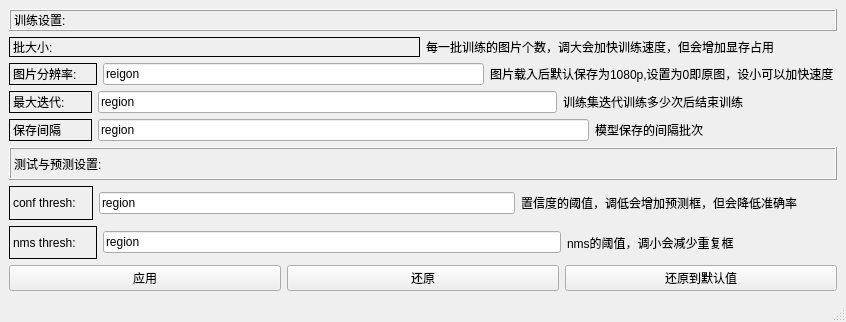
<?xml version="1.0" encoding="UTF-8"?>
<ui version="4.0">
 <class>SettingWindow</class>
 <widget class="QMainWindow" name="SettingWindow">
  <property name="geometry">
   <rect>
    <x>0</x>
    <y>0</y>
    <width>846</width>
    <height>322</height>
   </rect>
  </property>
  <property name="windowTitle">
   <string>设置</string>
  </property>
  <widget class="QWidget" name="centralwidget">
   <layout class="QGridLayout" name="gridLayout">
    <item row="1" column="0">
     <layout class="QVBoxLayout" name="test_setting">
      <item>
       <widget class="QLabel" name="label_16">
        <property name="frameShape">
         <enum>QFrame::Box</enum>
        </property>
        <property name="frameShadow">
         <enum>QFrame::Raised</enum>
        </property>
        <property name="text">
         <string>测试与预测设置:</string>
        </property>
       </widget>
      </item>
      <item>
       <layout class="QHBoxLayout" name="horizontalLayout_10"/>
      </item>
      <item>
       <layout class="QHBoxLayout" name="horizontalLayout_11">
        <item>
         <widget class="QLabel" name="label_19">
          <property name="frameShape">
           <enum>QFrame::Box</enum>
          </property>
          <property name="text">
           <string>conf thresh:    </string>
          </property>
         </widget>
        </item>
        <item>
         <widget class="QLineEdit" name="conf_thresh_edit">
          <property name="text">
           <string>region</string>
          </property>
         </widget>
        </item>
        <item>
         <widget class="QLabel" name="label_20">
          <property name="text">
           <string>置信度的阈值，调低会增加预测框，但会降低准确率            </string>
          </property>
         </widget>
        </item>
       </layout>
      </item>
      <item>
       <layout class="QHBoxLayout" name="horizontalLayout_12">
        <item>
         <widget class="QLabel" name="label_21">
          <property name="frameShape">
           <enum>QFrame::Box</enum>
          </property>
          <property name="text">
           <string>nms thresh:     </string>
          </property>
         </widget>
        </item>
        <item>
         <widget class="QLineEdit" name="nms_thresh_edit">
          <property name="text">
           <string>region</string>
          </property>
         </widget>
        </item>
        <item>
         <widget class="QLabel" name="label_22">
          <property name="text">
           <string>nms的阈值，调小会减少重复框                               </string>
          </property>
         </widget>
        </item>
       </layout>
      </item>
     </layout>
    </item>
    <item row="2" column="0">
     <layout class="QHBoxLayout" name="horizontalLayout">
      <item>
       <widget class="QPushButton" name="yingyong_btn">
        <property name="text">
         <string>应用</string>
        </property>
       </widget>
      </item>
      <item>
       <widget class="QPushButton" name="huanyuan_btn">
        <property name="text">
         <string>还原</string>
        </property>
       </widget>
      </item>
      <item>
       <widget class="QPushButton" name="zuichu_btn">
        <property name="text">
         <string>还原到默认值</string>
        </property>
       </widget>
      </item>
     </layout>
    </item>
    <item row="0" column="0">
     <layout class="QVBoxLayout" name="train_setting">
      <item>
       <widget class="QLabel" name="label_15">
        <property name="frameShape">
         <enum>QFrame::Box</enum>
        </property>
        <property name="frameShadow">
         <enum>QFrame::Raised</enum>
        </property>
        <property name="text">
         <string>训练设置:</string>
        </property>
       </widget>
      </item>
      <item>
       <layout class="QHBoxLayout" name="horizontalLayout_6">
        <item>
         <widget class="QLabel" name="label_7">
          <property name="frameShape">
           <enum>QFrame::Box</enum>
          </property>
          <property name="text">
           <string>批大小:         </string>
          </property>
         </widget>
        </item>
        <item>
         <widget class="QLabel" name="label_8">
          <property name="text">
           <string>每一批训练的图片个数，调大会加快训练速度，但会增加显存占用</string>
          </property>
         </widget>
        </item>
       </layout>
      </item>
      <item>
       <layout class="QHBoxLayout" name="horizontalLayout_2">
        <item>
         <widget class="QLabel" name="label_2">
          <property name="frameShape">
           <enum>QFrame::Box</enum>
          </property>
          <property name="text">
           <string>图片分辨率:     </string>
          </property>
         </widget>
        </item>
        <item>
         <widget class="QLineEdit" name="resolutionEdit">
          <property name="text">
           <string>reigon</string>
          </property>
         </widget>
        </item>
        <item>
         <widget class="QLabel" name="label">
          <property name="text">
           <string>图片载入后默认保存为1080p,设置为0即原图，设小可以加快速度 </string>
          </property>
         </widget>
        </item>
       </layout>
      </item>
      <item>
       <layout class="QHBoxLayout" name="horizontalLayout_9">
        <item>
         <widget class="QLabel" name="label_13">
          <property name="frameShape">
           <enum>QFrame::Box</enum>
          </property>
          <property name="text">
           <string>最大迭代:       </string>
          </property>
         </widget>
        </item>
        <item>
         <widget class="QLineEdit" name="max_epoch_edit">
          <property name="text">
           <string>region</string>
          </property>
         </widget>
        </item>
        <item>
         <widget class="QLabel" name="label_14">
          <property name="text">
           <string>训练集迭代训练多少次后结束训练                            </string>
          </property>
         </widget>
        </item>
       </layout>
      </item>
      <item>
       <layout class="QHBoxLayout" name="horizontalLayout_8">
        <item>
         <widget class="QLabel" name="label_11">
          <property name="frameShape">
           <enum>QFrame::Box</enum>
          </property>
          <property name="text">
           <string>保存间隔        </string>
          </property>
         </widget>
        </item>
        <item>
         <widget class="QLineEdit" name="save_interval_edit">
          <property name="text">
           <string>region</string>
          </property>
         </widget>
        </item>
        <item>
         <widget class="QLabel" name="label_12">
          <property name="text">
           <string>模型保存的间隔批次                                        </string>
          </property>
         </widget>
        </item>
       </layout>
      </item>
     </layout>
    </item>
   </layout>
  </widget>
  <widget class="QStatusBar" name="statusbar"/>
 </widget>
 <resources/>
 <connections/>
</ui>
